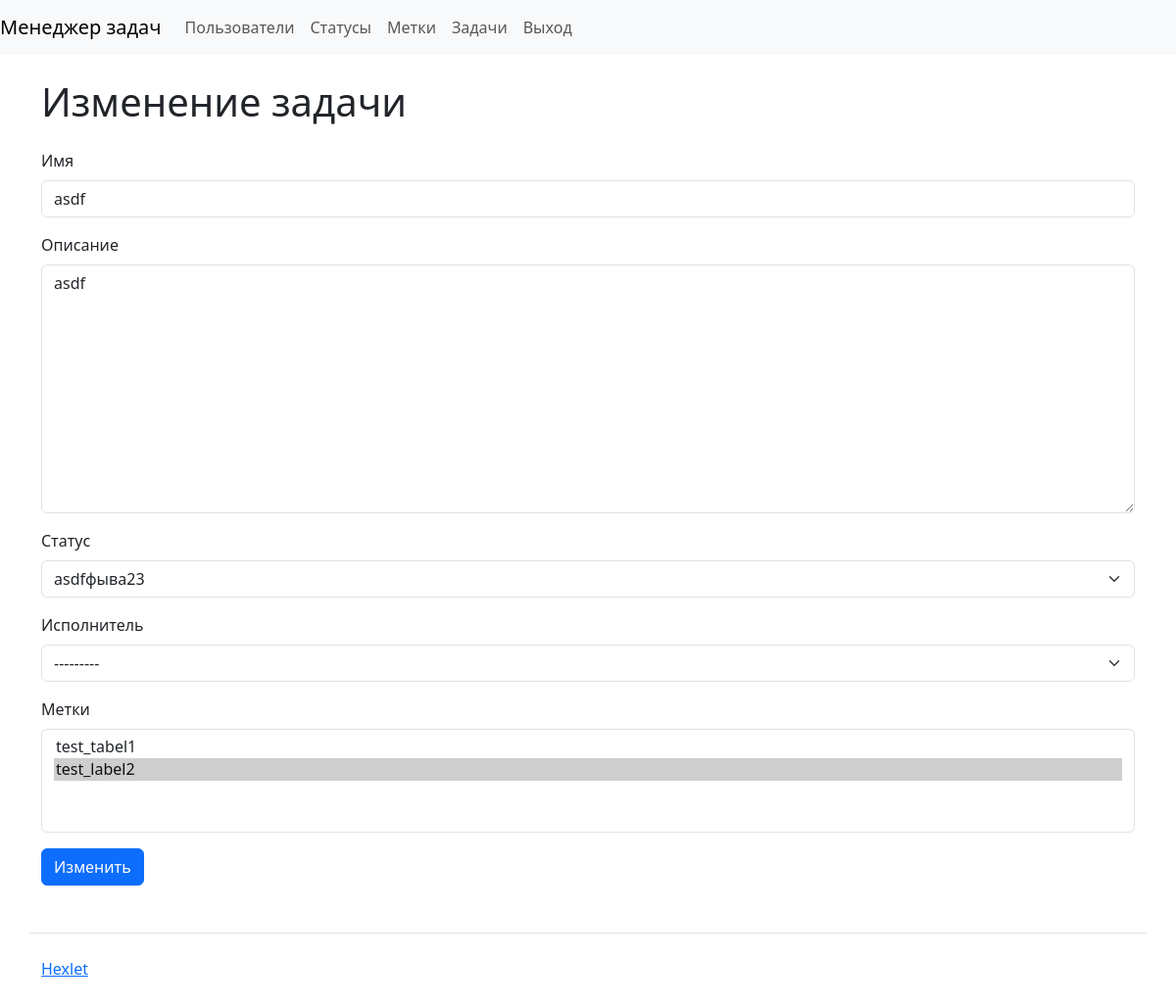
/tasks/1/update/ (signed in), run on an earlier commit of the app's database.
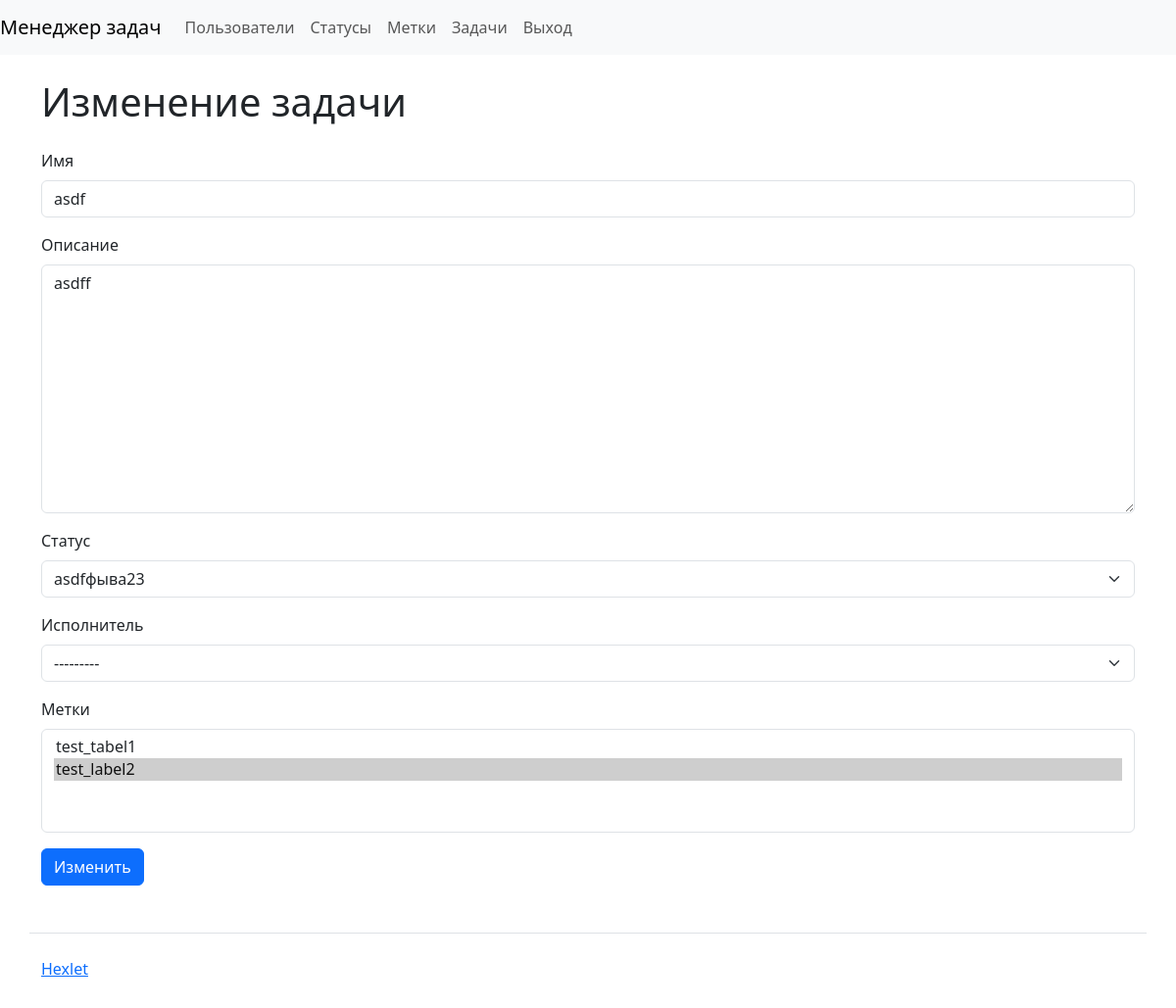
And on a later commit of the database.
### task_manager/tasks/models.py (models this page shows, shortened)
class Task(models.Model):
    name = models.CharField(max_length=255)
    description = models.CharField(max_length=255)
    status = models.ForeignKey(
        Status, on_delete=models.RESTRICT, related_name='tasks'
    )
    author = models.ForeignKey(
        User, on_delete=models.RESTRICT, related_name='tasks_authored'
    )
    executor = models.ForeignKey(
        User, on_delete=models.RESTRICT, related_name='tasks_assigned',
        null=True
    )
    labels = models.ManyToManyField(Label)
    date_joined = DateTimeField(auto_now_add=True)

### task_manager/statuses/models.py (models this page shows)
class Status(models.Model):
    name = models.CharField(max_length=255)
    date_joined = DateTimeField(auto_now_add=True)
    def __str__(self):
        return self.name

### task_manager/tasks/views.py (the view, shortened to what this page needs)
# urls.py: path('<int:pk>/update/', views.TaskEdit.as_view(), name='edit_task'),
class TaskEdit(CustomLoginRequiredMixin, SuccessMessageMixin, UpdateView):
    model = Task
    template_name = 'tasks/update.html'
    form_class = CreateTaskForm
    success_message = "Задача успешно изменена"

### task_manager/tasks/forms.py
class CreateTaskForm(forms.ModelForm):
    name = forms.CharField(max_length=255, label='Имя')
    description = forms.CharField(
        label='Описание', required=False,
        widget=forms.Textarea(attrs={
            'class': 'form-control', 'placeholder': 'Описание'
        })
    )
    status = forms.ModelChoiceField(
        queryset=Status.objects.all(), label='Статус'
    )
    executor = forms.ModelChoiceField(
        queryset=User.objects.all(), label='Исполнитель', required=False
    )
    labels = forms.ModelMultipleChoiceField(
        queryset=Label.objects.all(), label='Метки', required=False
    )
    date_joined = DateTimeField(auto_now_add=True)
    User.__str__ = lambda self: f'{self.first_name} {self.last_name}'
    class Meta:
        model = Task
        fields = ['name', 'description', 'status', 'executor', 'labels']

### task_manager/labels/models.py (called while the page is built)
    def __str__(self):
        return self.name

### task_manager/mixins.py (called while the page is built)
    def dispatch(self, request, *args, **kwargs):
        if not request.user.is_authenticated:
            messages.error(request, self.permission_denied_message)
        return super().dispatch(request, *args, **kwargs)

### task_manager/templates/tasks/update.html (shortened to what this page needs)
{% extends "index.html" %}
{% load django_bootstrap5 %}
{% block content %}
<h1 class="my-4">Изменение задачи</h1>
<form method="post">
  {% bootstrap_form form %}
  {% bootstrap_button button_type="submit" content="Изменить" %}
  </form>
{% endblock %}

What changed in the data, as far as the page shows it:
changed Task "asdfфыва23": description "asdf" → "asdff"
